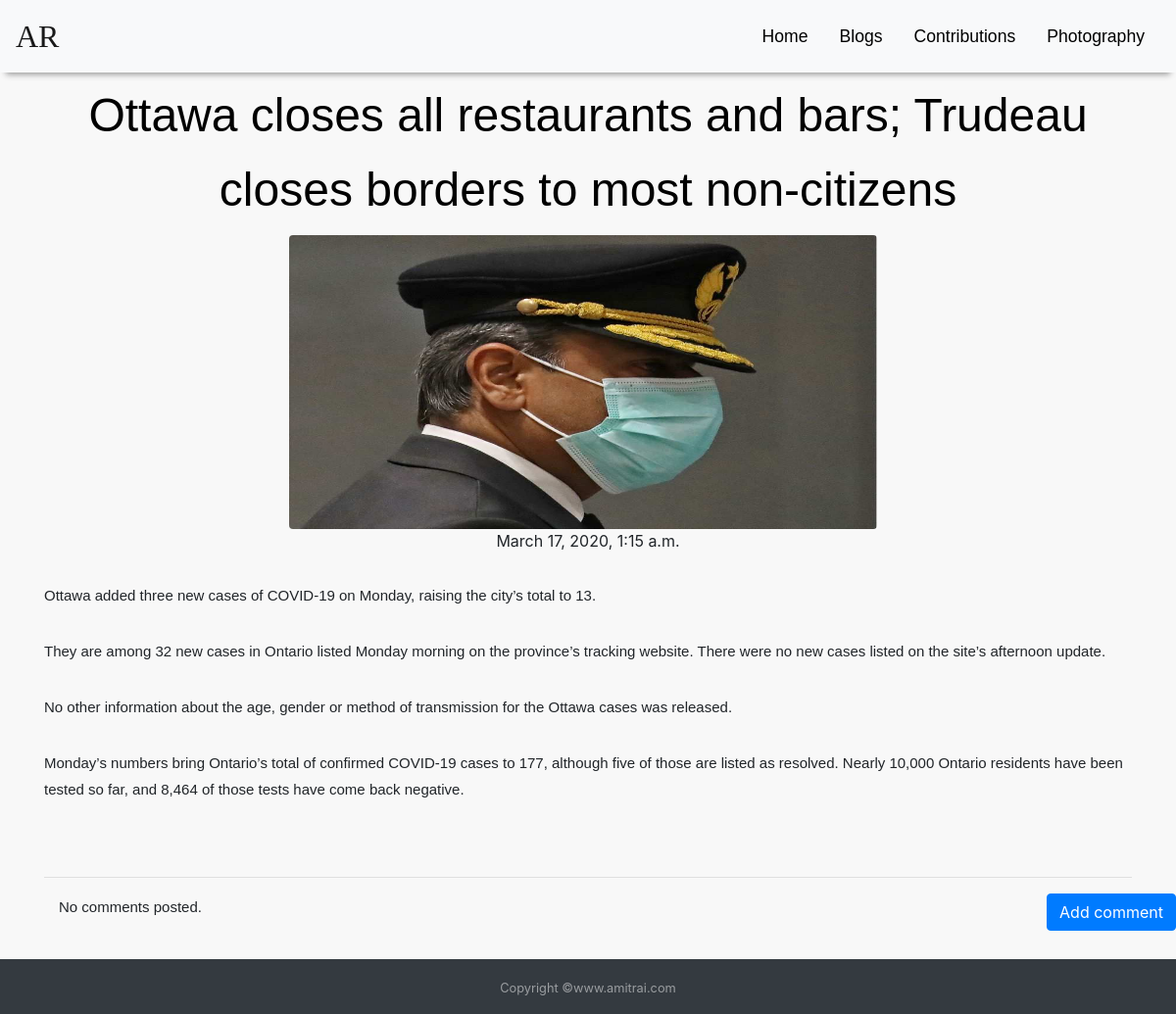
The app's page /post/4 with its own data.
### blogsite/models.py (models this page shows, shortened)
class Post(models.Model):
    author = models.ForeignKey('auth.User',on_delete=models.CASCADE)
    title = models.CharField(max_length=200)
    text = models.TextField()
    created_date = models.DateTimeField(default=timezone.now)
    published_date = models.DateTimeField(blank=True, null=True)
    post_pic = models.ImageField(upload_to='post_pics',blank=True)

### blogsite/views.py (the view)
# urls.py: path('post/<int:pk>', views.PostDetailView.as_view(), name='post_detail'),
class PostDetailView(DetailView):
    model = Post

### blogsite/templates/blogsite/post_detail.html (shortened to what this page needs)
{% extends 'blogsite/base.html' %}
{% block content %}
<div  class="container" style="margin-top:80px">
        <h1 class='posttitle loader'>{{ post.title }}</h1>
        <div style="margin-left: 250px">
        <img class="img-fluid rounded" src="{{post.post_pic.url}}" style="height: 300px;width: 600px">
        </div>
        {% if post.published_date %}
            <div class="date postdate">
                {{ post.published_date }}
            </div>
        {% else %}
            <a class="btn btn-outline-dark" href="{% url 'post_publish' pk=post.pk %}">Publish</a>
        {% endif %}
      <p class='postcontent' >{{ post.text|safe|linebreaksbr }}</p>
  <hr>
  <a class="btn btn-primary btn-comment" href="{% url 'add_comment_to_post' pk=post.pk %}">Add comment</a>
  <div class="container">
  {% for comment in post.comments.all %}
  <br>
      {% if user.is_authenticated or comment.approved_comment %}
              {{ comment.created_date }}
              {% if not comment.approved_comment %}
                  <a class="btn btn-primary" href="{% url 'comment_remove' pk=comment.pk %}"><span class="fa fa-remove"></span></a>
                  <a class="btn btn-primary" href="{% url 'comment_approve' pk=comment.pk %}"><span class="fa fa-check"></span></a>
              {% endif %}
          <p>{{ comment.text|safe|linebreaks }}</p>
          <p>Posted by: <strong>{{ comment.author }}</strong></p>
      {% endif %}
  {% empty %}
      <p>No comments posted.</p>
  {% endfor %}
</div>
</div>
{% endblock %}

### blogsite/static/css/main.css (style rules this page uses)
a { color:black; font-size: 1.1em; }
p { font-family: sans-serif; font-size:15px; line-height:27px; font-weight:400; padding-bottom:30px; margin:0px; }
h1, h2, h3, h4, h5, h6, .h1, .h2, .h3, .h4, .h5, .h6 { color:#000; }
h1 { font-family: 'Montserrat', sans-serif; font-size:33px; line-height:76px; font-weight:400; margin:0px; padding-bottom:8px; }

### blogsite/static/css/blog.css (style rules this page uses)
body { height: 100%; background: #f8f8f8; }
.postdate { text-align: center; }
.posttitle { font-family: 'Russo One', sans-serif; font-size: 3em; text-align: center; }
.postcontent { font-family: 'Montserrat'; font-size: 1.5em; }
.btn-comment { position: absolute; right: 0px; }

### records on screen
Post: title "Ottawa closes all restaurants and bars; Trudeau closes borders to most non-citizens", post_pic (picture), published_date "March 17, 2020, 1:15 a.m.", text "Ottawa added three new cases of COVID-19 on Monday, raising the city’s total to 13. They are among 32 new cases in Ontario listed Monday morning on the province’s tracking website. There were no new cases listed on the site’s afternoon update. No other information about the age, gender or method of transmission for the Ottawa cases was released. Monday’s numbers bring Ontario’s total of confirmed COVID-19 cases to 177, although five of those are listed as resolved. Nearly 10,000 Ontario residents have been tested so far, and 8,464 of those tests have come back negative."
